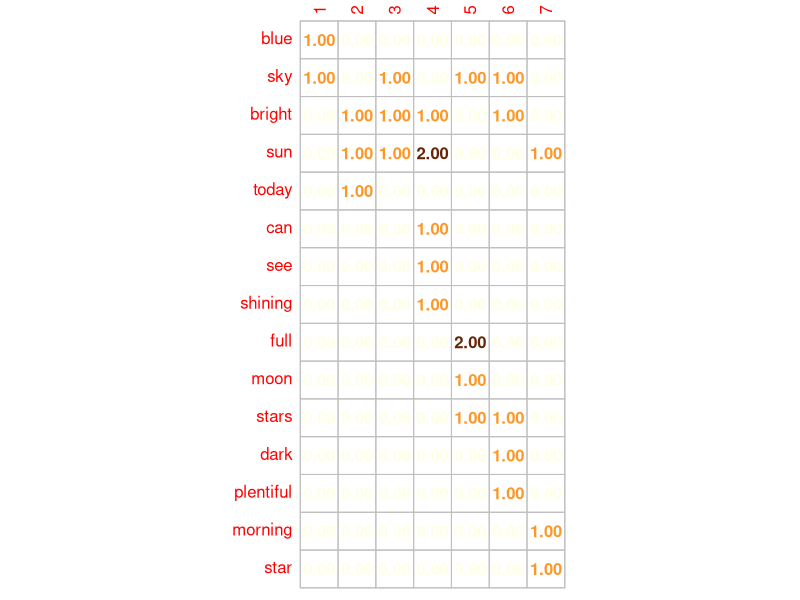
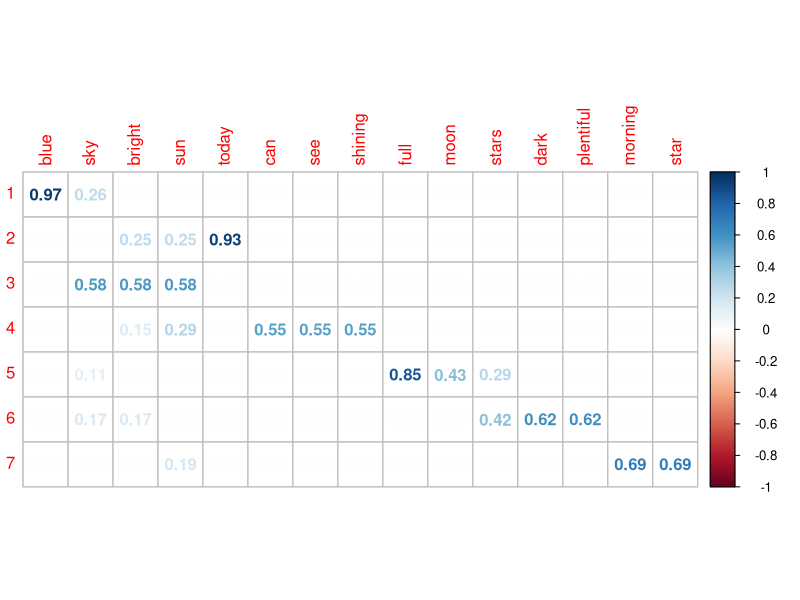

These charts were generated, in order, by the following R code:
library(tm)
library(proxy)
library(dplyr)
library(ggplot2)
library(corrplot)

print("The dataset: each sentence is one docoment")
doc <- c( "The sky is blue.", "The sun is bright today.", "The sun in the sky is bright.", "We can see the shining sun, the bright sun.", "The moon is full, the sky full of stars.", "The sky was dark, the stars plentiful and bright.", "The sun is but a morning star.")
corpus <- Corpus( VectorSource(doc) )
controlList <- list(removePunctuation = TRUE, stopwords = TRUE, tolower = TRUE)

print("computing the term-frequency matrix: ")
(tf <- as.matrix(TermDocumentMatrix(corpus, control = controlList) ) )
corrplot(tf, method = "number", is.corr = FALSE, cl.pos = "n")

print("computing the idf, and then converting into a diagonal matrix (used later)")
(idf <- log(ncol(tf) / (1 + rowSums(tf != 0) ) ) )
(idf <- diag(idf) )

print("calculating the final tf-idf matrix")
tf_idf <- crossprod(tf, idf)
colnames(tf_idf) <- rownames(tf)
(tf_idf <- tf_idf / sqrt(rowSums(tf_idf^2) ) )
corrplot(tf_idf, method = "number")
